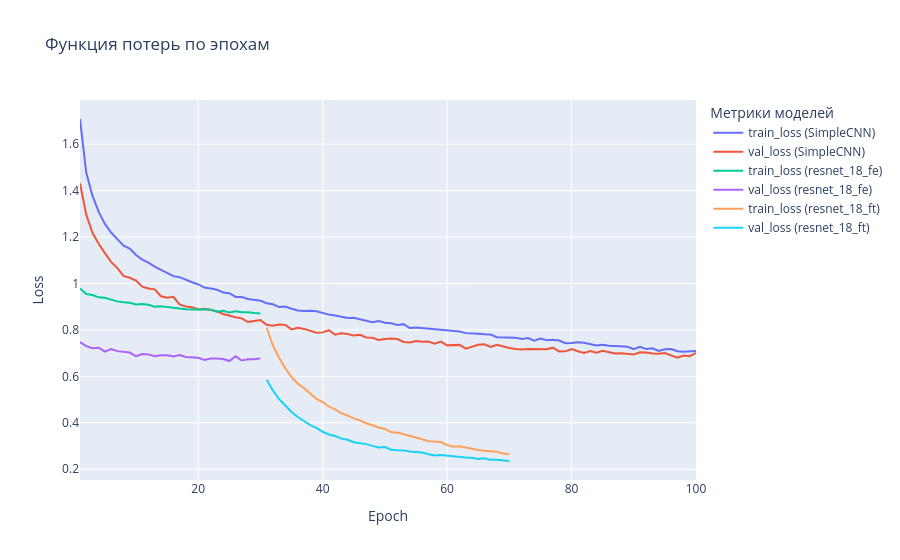

The notebook cell this image was saved under:
### Code cell
fig_loss = go.Figure()
for m_name in metrics_logs.keys():
    fig_loss.add_trace(go.Scatter(x=metrics_logs[m_name]['epoch'], y=metrics_logs[m_name]['train_loss'], mode='lines', name=f'train_loss ({m_name})'))
    fig_loss.add_trace(go.Scatter(x=metrics_logs[m_name]['epoch'], y=metrics_logs[m_name]['val_loss'], mode='lines', name=f'val_loss ({m_name})'))
fig_loss.update_layout(
    title='Функция потерь по эпохам',
    xaxis_title='Epoch',
    yaxis_title='Loss',
    legend_title='Метрики моделей'
)
fig_loss.show()
